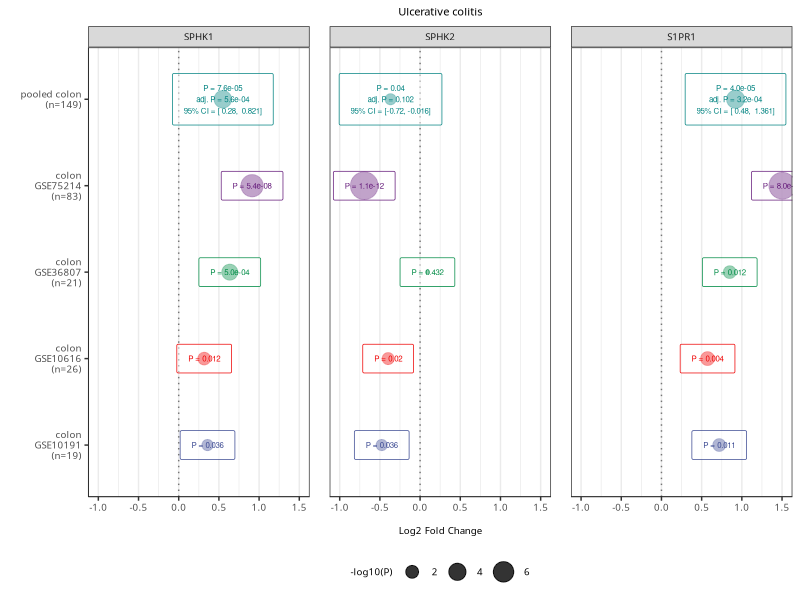

Here is the R script that generated this plot:
#!/usr/bin/env Rscript

options(echo = TRUE)
Sys.time()

plot_title <- "Ulcerative colitis"

genes <- "SPHK1,SPHK2,S1PR1"
genes <- strsplit(genes, ",")[[1]]

options(scipen = 100, digits = 2)

#" ----------
#"
#" # Load R packages

library(openxlsx)
library(dplyr)
library(ggplot2)

source_colors <- c(
  "GSE10191" = "#3B4992",
  "GSE10616" = "#EE0000",
  "GSE36807" = "#008B45",
  "GSE75214" = "#631879",
  "pooled colon" = "#008280"
)

#" ----------
#" 
#" # Input data

data_df <- as.data.frame(read.xlsx("../data/data.Figure4D.xlsx", sheet = 1, colNames = TRUE))

data_df[, "source"] <- gsub("Meta-analysis", "pooled colon", data_df[, "source"])

data_df[, "source"] <- factor(data_df[, "source"], 
                         levels = c("GSE10191", "GSE10616", "GSE36807", "GSE75214", "pooled colon"))

data_df[, "gene"] <- factor(data_df[, "gene"], levels = genes)

data_df <- data_df %>% mutate(label = 
                                case_when(source == 'pooled colon' ~
                               paste0('P = ', ifelse(gene %in% c('SPHK1', 'S1PR1'), format(P, scientific = T), round(P, 3)), 
                                      '\nadj. P = ', ifelse(gene %in% c('SPHK1', 'S1PR1'), format(FDR, scientific = T), round(FDR, 3)),
                                      '\n95% CI = [', format(lower, digits = 2), 
                                      ', ', format(upper, digits = 2), ']'), 
                             P < 0.001 ~ paste0('P = ', format(P, scientific = T)), 
                             TRUE ~ paste0('P = ', round(P, 3))))

x_max <- max(1, max(data_df[, "log2FC"]))
data_df <- data_df %>% mutate(
  label_nudge_x = if_else(log2FC > x_max - 0.05, -0.18, 0.12)
)

p <- ggplot(data=data_df, aes(y = source, x = log2FC, color = source)) +
  geom_point(aes(size = -log10(P)), alpha = 0.8, show.legend = TRUE) +
  geom_vline(xintercept=0, color="black", linetype="dotted", alpha=.5) +
  geom_label(
    aes(label = label, nudge_x = label_nudge_x),
    size = 2,
    alpha = 0.5,
    label.padding = unit(1.2, "lines")
  ) +
  scale_color_manual(values = source_colors) +
  scale_size_continuous(breaks = c(2, 4, 6), labels = c("2", "4", "6"), range = c(1, 9)) +
  scale_y_discrete(breaks = c("GSE10191", "GSE10616", "GSE36807", "GSE75214", "pooled colon"),
                   labels = c("colon\nGSE10191\n(n=19)", "colon\nGSE10616\n(n=26)", "colon\nGSE36807\n(n=21)", "colon\nGSE75214\n(n=83)", "pooled colon\n(n=149)")) +
  ylab("") +
  xlab("\nLog2 Fold Change") +
  xlim(c(-1, x_max)) +
  theme_bw() +
  theme(axis.text.x = element_text(size=7, family="Sans"),
        axis.text.y = element_text(size=7, family="Sans"),
        axis.title.y = element_text(size=7, family="Sans"), 
        axis.title.x = element_text(size=7, family="Sans"), 
        axis.line.x.bottom = element_line(size=0.2),
        axis.line.y.left = element_line(size=0.2),
        plot.title = element_text(size=8, family="Sans", hjust = 0.5), 
        strip.text = element_text(size=7, family="Sans"),
        panel.grid.major.y = element_blank(),
        panel.spacing = unit(1, "lines"), 
        legend.text = element_text(size=7, family="Sans"),
        legend.title = element_text(size=7, family="Sans"),
        legend.position = "bottom") +
  ggtitle(plot_title) +
  guides(color = "none") + 
  facet_wrap(~ gene, ncol = 3)

if (nrow(data_df) > 0) {
  png(filename="Figure4D.png",
      width=2400, height=1500, units="px", res=300)
  print(p)
  dev.off()
}



#" ----------
#"
#" # Done.
